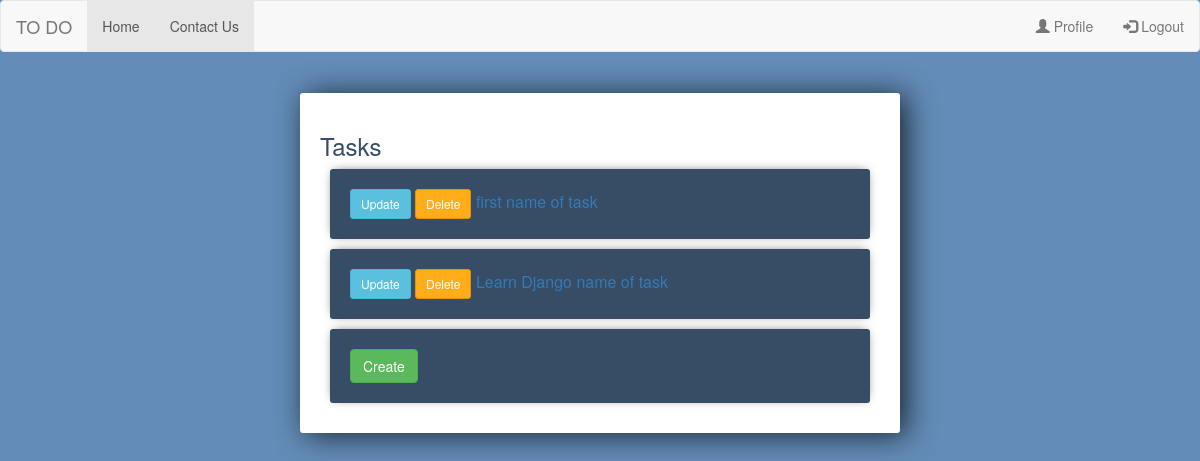
Before: /tasks/ (signed in) with the older database file.
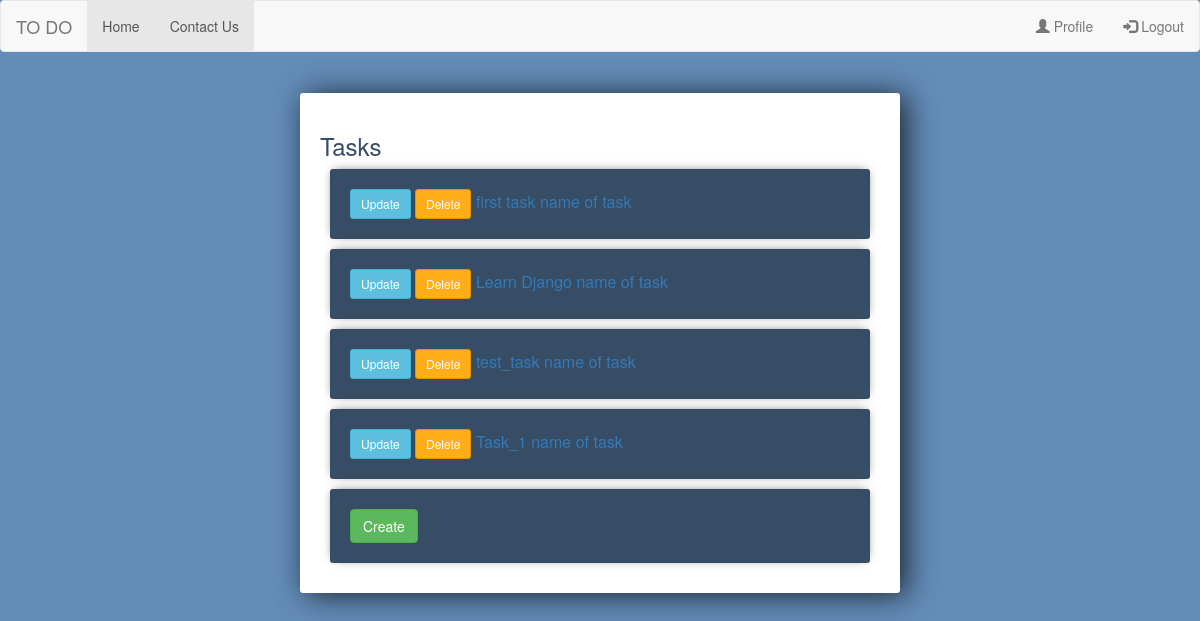
After: the same page with the newer database file.
### task/models.py (models this page shows, shortened)
class Task(models.Model):
    user = models.ForeignKey(User, on_delete=models.CASCADE, null=True, blank=True)
    name = models.CharField(max_length=50)
    description = models.TextField()
    created_at = models.DateTimeField(auto_now_add=True)
    status = models.IntegerField(choices=STATUS_CHOICE, default=0)

### task/views/task.py (the view)
# urls.py: path('tasks/', task_view.list_task, name="list_task"),
@login_required(login_url="user_login")
def list_task(request):
    query_string = request.GET.get("search_task")
    if query_string:
        task_list = request.user.task_set.filter(name__contains=query_string)
    else:
        task_list = request.user.task_set.all()
    return render(request, "task/index.html", context={"tasks": task_list})

### task/templates/task/index.html
{% extends 'task/base.html' %}
	{% block content %}
		<div class="todo-list">
<h3>Tasks</h3>
	{% for task in tasks %}
	<div class="item-row">
		<a class="btn btn-sm btn-info" href="{% url 'task_update' task.id %}">Update</a>
		<a class="btn btn-sm btn-danger" href="{% url 'task_delete' task.id %}">Delete</a>
		<a href="{% url 'task_view' task.id %}"> {{ task.name }}
		<span>name of task</span>
		</a>
	</div>
	{% endfor %}
	<div class="item-row">
			<a href="{% url 'task_create' %}"><button class="btn btn-success" type="submit" name="Create Task">Create</button></a>
	</div>
</div>
	{% endblock %}

### task/templates/task/base.html (shortened to what this page needs)
{% load static %}
<!DOCTYPE html>
<html lang="en">
<head>
    <link rel="stylesheet" href="https://maxcdn.bootstrapcdn.com/bootstrap/3.4.1/css/bootstrap.min.css">
    <link rel="stylesheet" href="{% static 'task/style.css' %}">
</head>
<nav class="navbar navbar-default">
  <div class="container-fluid">
    <div class="navbar-header">
      <a class="navbar-brand" href="{% url 'list_task' %}">TO DO</a>
    </div>
    <ul class="nav navbar-nav">
      <li class="active"><a href="{% url 'list_task' %}">Home</a></li>
      <li class="active"><a href="#">Contact Us</a></li>
    </ul>
    <ul class="nav navbar-nav navbar-right">
        {% if not request.user.is_authenticated %}
          <li><a href="{% url 'user_register' %}"><span class="glyphicon glyphicon-user"></span> Sign Up</a></li>
          <li><a href="{% url 'user_login' %}"><span class="glyphicon glyphicon-log-in"></span> Login</a></li>
        {% else %}
            <li><a href="{% url 'user_profile' request.user.id %}"><span class="glyphicon glyphicon-user"></span> Profile</a></li>
            <li><a href="{% url 'user_logout' %}"><span class="glyphicon glyphicon-log-in"></span> Logout</a></li>
        {% endif %}
    </ul>
  </div>
</nav>
<div class="row">
  <div class="col-md-12">
  </div>
</div>
<body>
<div class="center-column">
		{% block content %}
		{% endblock %}
</div>
</body>
</html>

### task/static/task/style.css (style rules this page uses)
h3 { color: #374d65; }
body { background-color: #638CB8; }
.center-column { width:600px; margin: 20px auto; padding:20px; background-color: #fff; border-radius: 3px; box-shadow: 6px 2px 30px 0px rgba(0,0,0,0.75); }
.item-row { background-color: #374d65; margin: 10px; padding: 20px; border-radius: 3px; color: #fff; font-size: 16px; box-shadow: 0px -1px 10px -4px rgba(0,0,0,0.75); }
.btn-danger { background-color: #ffae19; border-color: #e59400; }

Changed rows visible on the page:
changed Task: name "first" → "first task"
added Task: name "test_task"
added Task: name "Task_1"
